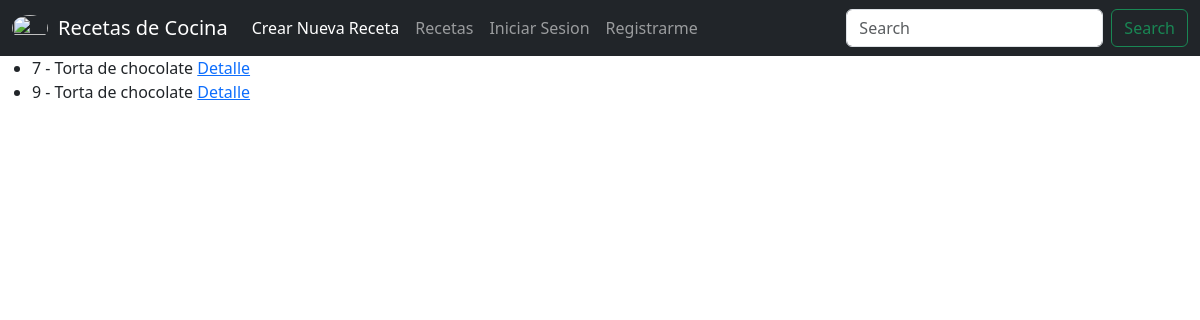
Page /receta/list/ on the earlier database version.
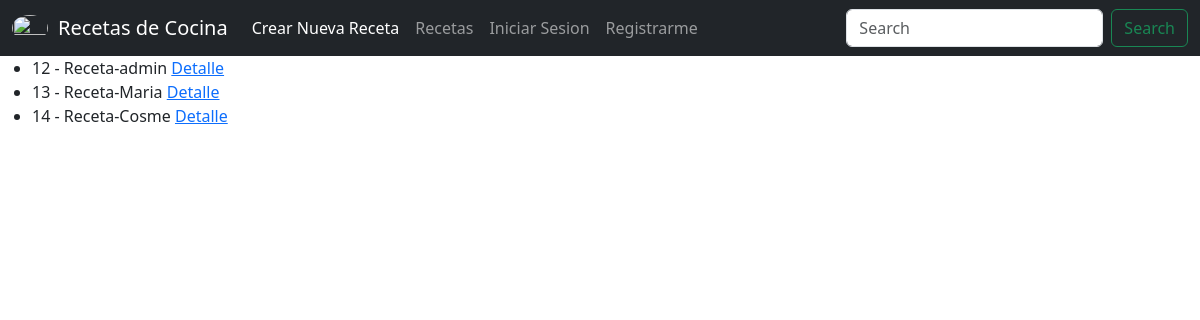
Same page on the later database version.
### AppRecetas/models.py (models this page shows)
class Receta(models.Model):
    nombre_receta = models.CharField(max_length=30)
    descripcion_breve_receta = models.CharField(max_length=100)
    lista_de_ingredientes = models.CharField(max_length=100)
    pasos_a_seguir = models.CharField(max_length=100)
    publisher = models.ForeignKey(to=User, on_delete = models.CASCADE, related_name="publisher")
    imagen = models.ImageField(upload_to="posts", null=True, blank=True)
    def __str__(self):
        return f"{self.id} - {self.nombre_receta}"

### AppRecetas/views.py (the view)
# urls.py: path('receta/list/', RecetaList.as_view(), name="receta-list"),
class RecetaList(ListView):
    model = Receta

### AppRecetas/templates/AppRecetas/receta_list.html (shortened to what this page needs)
{% extends "AppRecetas/base.html" %}
{% block main %}<ul>
    <h1> Lista de Recetas </h1>
    {% for post in object_list %}
    <li>
        {{post}}
        <a href="{% url 'receta-detail' post.id %}" > Detalle</a>
    </li>
    {% endfor %}
    </ul>
{% endblock %}

### AppRecetas/templates/AppRecetas/base.html (shortened to what this page needs)
<!DOCTYPE html>
<html lang="en">
  <head>
    {% load static %}
<link href="{% static 'SocialTravel/css/bootstrap.min.css' %}" rel="stylesheet">
    <link href="{% static 'SocialTravel/css/carousel.css' %}" rel="stylesheet">
  </head>
  <body>
<header>
  <nav class="navbar navbar-expand-md navbar-dark fixed-top bg-dark">
    <div class="container-fluid">
        <img src="{{user.profile.imagen.url}}" height="100%" width="36px" style="border-radius: 50%; margin-right:10px ;">
      <a class="navbar-brand" href="{% url 'index' %}">Recetas de Cocina</a>
      <div class="collapse navbar-collapse" id="navbarCollapse">
        <ul class="navbar-nav me-auto mb-2 mb-md-0">
          <li class="nav-item">
            <a class="nav-link active" aria-current="page" href="{% url 'receta-create' %}">Crear Nueva Receta</a>
          </li>
          <li class="nav-item">
            <a class="nav-link" href="{% url 'receta-list' %}">Recetas</a>
          </li>
          {% if user.is_authenticated %}
            <li class="nav-item">
              <a class="nav-link" href="{% url 'logout' %}">{{user.username}}|Cerrar Sesion</a>
            </li>
          {% else %}
            <li class="nav-item">
              <a class="nav-link" href="{% url 'login' %}">Iniciar Sesion</a>
            </li>
            <li class="nav-item">
              <a class="nav-link" href="{% url 'signup' %}">Registrarme</a>
            </li>
          {% endif %}
        </ul>
        <form class="d-flex">
          <input class="form-control me-2" type="search" placeholder="Search" aria-label="Search">
          <button class="btn btn-outline-success" type="submit">Search</button>
        </form>
      </div>
    </div>
  </nav>
</header>
{% block main %}
{% endblock %}
</body></html>

Differences in the rows shown:
removed Receta: id+nombre_receta "7 - Torta de chocolate"
removed Receta: id+nombre_receta "9 - Torta de chocolate"
added Receta: id+nombre_receta "12 - Receta-admin"
added Receta: id+nombre_receta "13 - Receta-Maria"
added Receta: id+nombre_receta "14 - Receta-Cosme"
